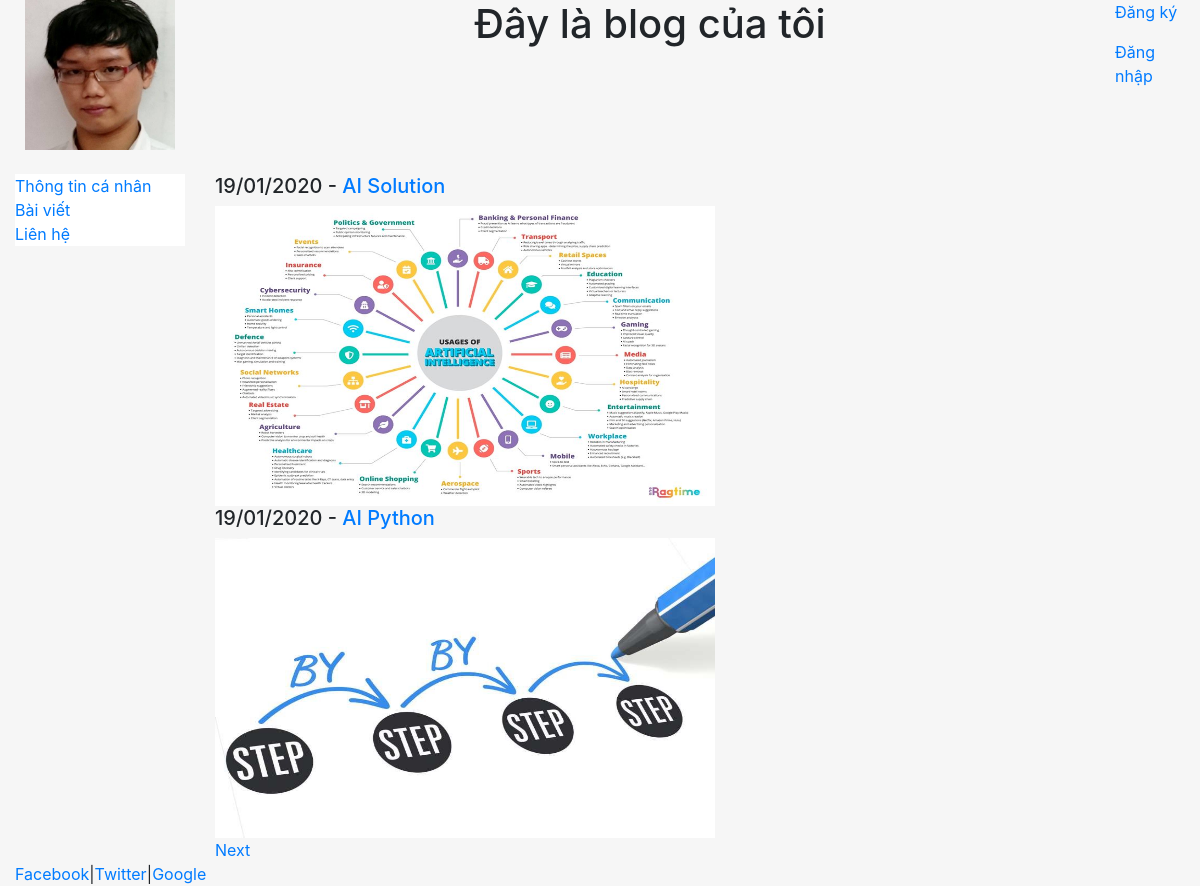
Screenshot of /blog/ with the database file from the repository.
### blog/models.py (models this page shows, shortened)
class Post(models.Model):
    title   = models.CharField(max_length=100)
    content = models.TextField()
    date    = models.DateTimeField(auto_now_add=True)
    image   = models.ImageField(null=True)

### blog/templates/blog/blog.html (shortened to what this page needs)
{% extends 'pages/base.html' %}
{% block content %}
   {% for post in Posts %}
        <h5>{{post.date|date:"d/m/Y"}} - <a href="/blog/{{post.id}}">{{post.title}}</a></h5>
        {% if post.image %}
                <img src="{{post.image.url}}" width="500px" height="300px">
        {% endif %}
   {% endfor %}
   <br/>
   {% if page_obj.has_next %}
        <a href="{{request_path}}?page={{page_obj.next_page_number}}">Next</a>
   {% endif %}
{% endblock %}

### home/templates/pages/base.html (shortened to what this page needs)
<!DOCTYPE html>
<html>
    <head>
        {% load static %}
        <link rel="stylesheet" href="{% static 'css/bootstrap.min.css' %}">
    </head>
    <body>
    <div class="container-fluid" style="min-height:95%">
        <div class="row">
            <div class="col-sm-2">
                <center><img src="{% static 'images/profile.png' %}" class="responsive-img" style="max-height:150px"/></center>
            </div>
            <div class="col-sm-9">
                <center><h1>Đây là blog của tôi</h1></center>
            </div>
            <div class="col-sm-1">
                {% if user.username %}
                    <p>Xin chào {{user.username}}</p>
                    <p><a href="{% url 'logout' %}">Đăng xuất</a></p>
                {% else %}
                    <p><a href="{% url 'register' %}">Đăng ký</a></p>
                    <p><a href="{% url 'login' %}">Đăng nhập</a></p>
                {% endif %}
            </div>
        </div>
        <br/>
        <div class="row">
            <div class="col-sm-2">
                <div class="bs-sidebar" style="background-color:#ffffff">
                    <ul class="nav flex-column">
                        <li><a href="/">Thông tin cá nhân</a></li>
                        <li><a href="{% url 'blog' %}">Bài viết</a></li>
                        <li><a href="{% url 'contact' %}">Liên hệ</a></li>
                    </ul>
                </div>
            </div>
            <div class="col-sm-10">
                {% block content %}
                {% endblock %}
            </div>
        </div>
    </div>
    <footer>
        <div class="container-fluid">
            <a href="#">Facebook</a>|<a href="#">Twitter</a>|<a href="#">Google</a>
        </div>
    </footer>
    </body>
</html>

### home/templates/pages/base.html (style rules this page uses)
html, body { height: 100%; background-color: #f6f6f6; }

### rows the page displays
Post: date "19/01/2020", title "AI Solution", image (picture)
Post: date "19/01/2020", title "AI Python", image (picture)
